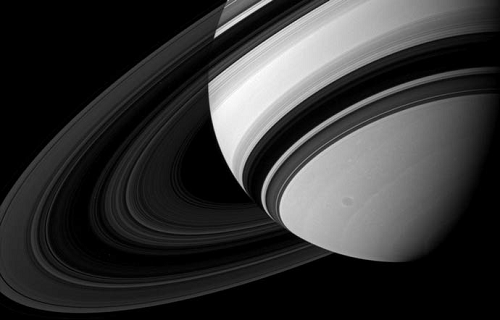
#> input picture computer_vision/images/saturn.png, 500 x 320 px
$ python 21_median_filter.py
#> lines starting #> are read from the running program, lines starting #| are printed output that depends on the picture
import numpy as np
import cv2
import matplotlib.pyplot as plt


saturn = cv2.imread('images/saturn.png', 0)
#> saturn is the input picture: shape (320, 500); min 0, max 254, mean 51.9

saturn_median = cv2.medianBlur(saturn, 21)
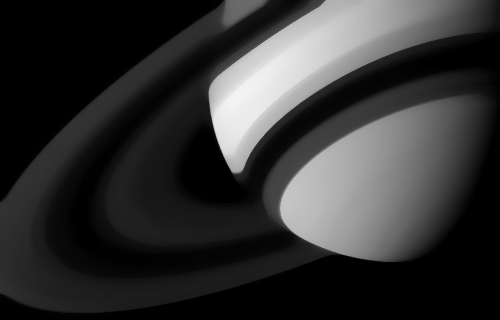
#> saturn_median: shape (320, 500); min 0, max 244, mean 50.2

plt.figure(figsize=(10, 6))
plt.subplot(1, 2, 1)
plt.imshow(saturn, cmap='gray'), plt.title('Original')
plt.xticks([]), plt.yticks([])
plt.subplot(1, 2, 2)
plt.imshow(saturn_median, cmap='gray')
plt.title('Median Blur'), plt.xticks([]), plt.yticks([])

plt.tight_layout()
plt.show()
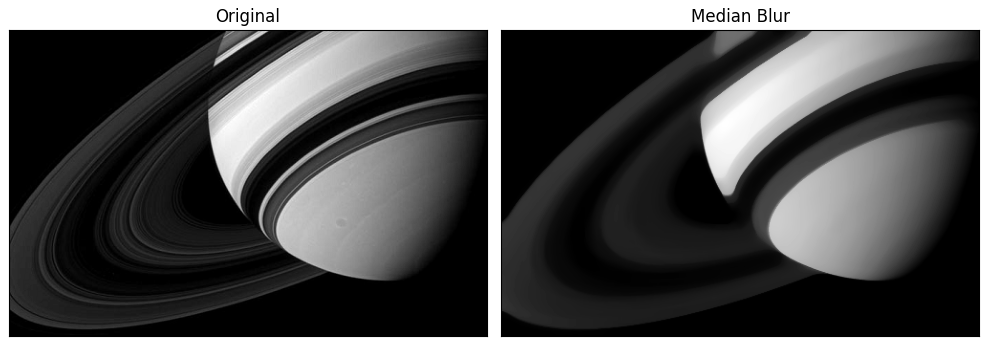
#> figure drawn by matplotlib, 2 panels

$ run again, with computer_vision/images/bicycle.png copied over computer_vision/images/saturn.png
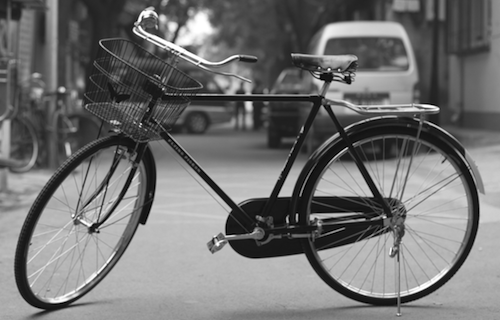
#> input picture computer_vision/images/bicycle.png, 500 x 320 px
#> saturn is the input picture: shape (320, 500); min 0, max 255, mean 114.2
#> `saturn_median = cv2.medianBlur(saturn, 21)`:
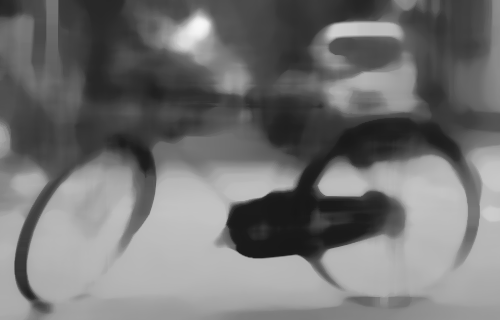
#> saturn_median: shape (320, 500); min 23, max 247, mean 114.7
#> `plt.show()`:
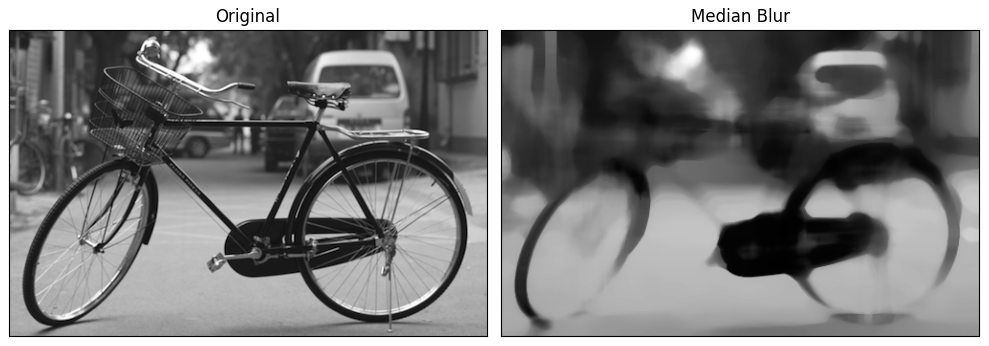
#> figure drawn by matplotlib, 2 panels
